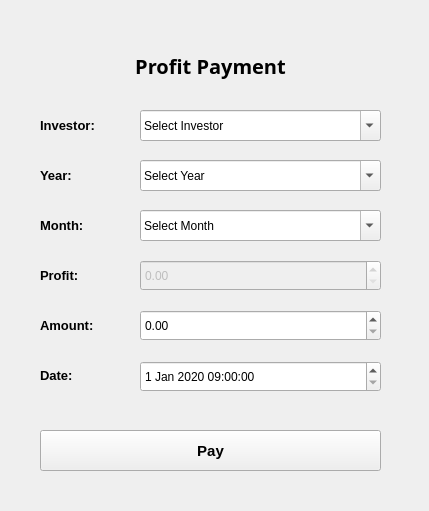
<?xml version="1.0" encoding="UTF-8"?>
<ui version="4.0">
 <class>MainWindow</class>
 <widget class="QMainWindow" name="MainWindow">
  <property name="geometry">
   <rect>
    <x>0</x>
    <y>0</y>
    <width>429</width>
    <height>511</height>
   </rect>
  </property>
  <property name="windowTitle">
   <string>Profit Payer</string>
  </property>
  <widget class="QWidget" name="centralwidget">
   <widget class="QLabel" name="label_4">
    <property name="geometry">
     <rect>
      <x>40</x>
      <y>40</y>
      <width>341</width>
      <height>51</height>
     </rect>
    </property>
    <property name="font">
     <font>
      <family>Kristen ITC</family>
      <pointsize>15</pointsize>
      <weight>75</weight>
      <italic>false</italic>
      <bold>true</bold>
     </font>
    </property>
    <property name="text">
     <string>Profit Payment</string>
    </property>
    <property name="alignment">
     <set>Qt::AlignCenter</set>
    </property>
   </widget>
   <widget class="QDateTimeEdit" name="joinDateInput">
    <property name="geometry">
     <rect>
      <x>140</x>
      <y>361</y>
      <width>241</width>
      <height>31</height>
     </rect>
    </property>
    <property name="date">
     <date>
      <year>2020</year>
      <month>1</month>
      <day>1</day>
     </date>
    </property>
    <property name="time">
     <time>
      <hour>9</hour>
      <minute>0</minute>
      <second>0</second>
     </time>
    </property>
   </widget>
   <widget class="QLabel" name="label">
    <property name="geometry">
     <rect>
      <x>40</x>
      <y>310</y>
      <width>71</width>
      <height>31</height>
     </rect>
    </property>
    <property name="font">
     <font>
      <pointsize>10</pointsize>
      <weight>75</weight>
      <bold>true</bold>
     </font>
    </property>
    <property name="text">
     <string>Amount:</string>
    </property>
   </widget>
   <widget class="QPushButton" name="payBtn">
    <property name="geometry">
     <rect>
      <x>40</x>
      <y>430</y>
      <width>341</width>
      <height>41</height>
     </rect>
    </property>
    <property name="font">
     <font>
      <pointsize>11</pointsize>
      <weight>75</weight>
      <bold>true</bold>
     </font>
    </property>
    <property name="text">
     <string>Pay</string>
    </property>
   </widget>
   <widget class="QLabel" name="label_3">
    <property name="geometry">
     <rect>
      <x>40</x>
      <y>360</y>
      <width>71</width>
      <height>31</height>
     </rect>
    </property>
    <property name="font">
     <font>
      <pointsize>10</pointsize>
      <weight>75</weight>
      <bold>true</bold>
     </font>
    </property>
    <property name="text">
     <string>Date:</string>
    </property>
   </widget>
   <widget class="QComboBox" name="investorBox">
    <property name="geometry">
     <rect>
      <x>140</x>
      <y>110</y>
      <width>241</width>
      <height>31</height>
     </rect>
    </property>
    <property name="editable">
     <bool>true</bool>
    </property>
    <item>
     <property name="text">
      <string>Select Investor</string>
     </property>
    </item>
   </widget>
   <widget class="QLabel" name="label_5">
    <property name="geometry">
     <rect>
      <x>40</x>
      <y>110</y>
      <width>71</width>
      <height>31</height>
     </rect>
    </property>
    <property name="font">
     <font>
      <pointsize>10</pointsize>
      <weight>75</weight>
      <bold>true</bold>
     </font>
    </property>
    <property name="text">
     <string>Investor:</string>
    </property>
   </widget>
   <widget class="QDoubleSpinBox" name="amountInput">
    <property name="geometry">
     <rect>
      <x>140</x>
      <y>310</y>
      <width>241</width>
      <height>31</height>
     </rect>
    </property>
   </widget>
   <widget class="QLabel" name="label_6">
    <property name="geometry">
     <rect>
      <x>40</x>
      <y>210</y>
      <width>71</width>
      <height>31</height>
     </rect>
    </property>
    <property name="font">
     <font>
      <pointsize>10</pointsize>
      <weight>75</weight>
      <bold>true</bold>
     </font>
    </property>
    <property name="text">
     <string>Month:</string>
    </property>
   </widget>
   <widget class="QComboBox" name="monthBox">
    <property name="geometry">
     <rect>
      <x>140</x>
      <y>210</y>
      <width>241</width>
      <height>31</height>
     </rect>
    </property>
    <property name="editable">
     <bool>true</bool>
    </property>
    <item>
     <property name="text">
      <string>Select Month</string>
     </property>
    </item>
   </widget>
   <widget class="QLabel" name="label_7">
    <property name="geometry">
     <rect>
      <x>40</x>
      <y>160</y>
      <width>71</width>
      <height>31</height>
     </rect>
    </property>
    <property name="font">
     <font>
      <pointsize>10</pointsize>
      <weight>75</weight>
      <bold>true</bold>
     </font>
    </property>
    <property name="text">
     <string>Year:</string>
    </property>
   </widget>
   <widget class="QComboBox" name="yearBox">
    <property name="geometry">
     <rect>
      <x>140</x>
      <y>160</y>
      <width>241</width>
      <height>31</height>
     </rect>
    </property>
    <property name="editable">
     <bool>true</bool>
    </property>
    <item>
     <property name="text">
      <string>Select Year</string>
     </property>
    </item>
   </widget>
   <widget class="QDoubleSpinBox" name="profitInput">
    <property name="enabled">
     <bool>false</bool>
    </property>
    <property name="geometry">
     <rect>
      <x>140</x>
      <y>260</y>
      <width>241</width>
      <height>31</height>
     </rect>
    </property>
   </widget>
   <widget class="QLabel" name="label_2">
    <property name="geometry">
     <rect>
      <x>40</x>
      <y>260</y>
      <width>71</width>
      <height>31</height>
     </rect>
    </property>
    <property name="font">
     <font>
      <pointsize>10</pointsize>
      <weight>75</weight>
      <bold>true</bold>
     </font>
    </property>
    <property name="text">
     <string>Profit:</string>
    </property>
   </widget>
  </widget>
 </widget>
 <resources/>
 <connections/>
</ui>
